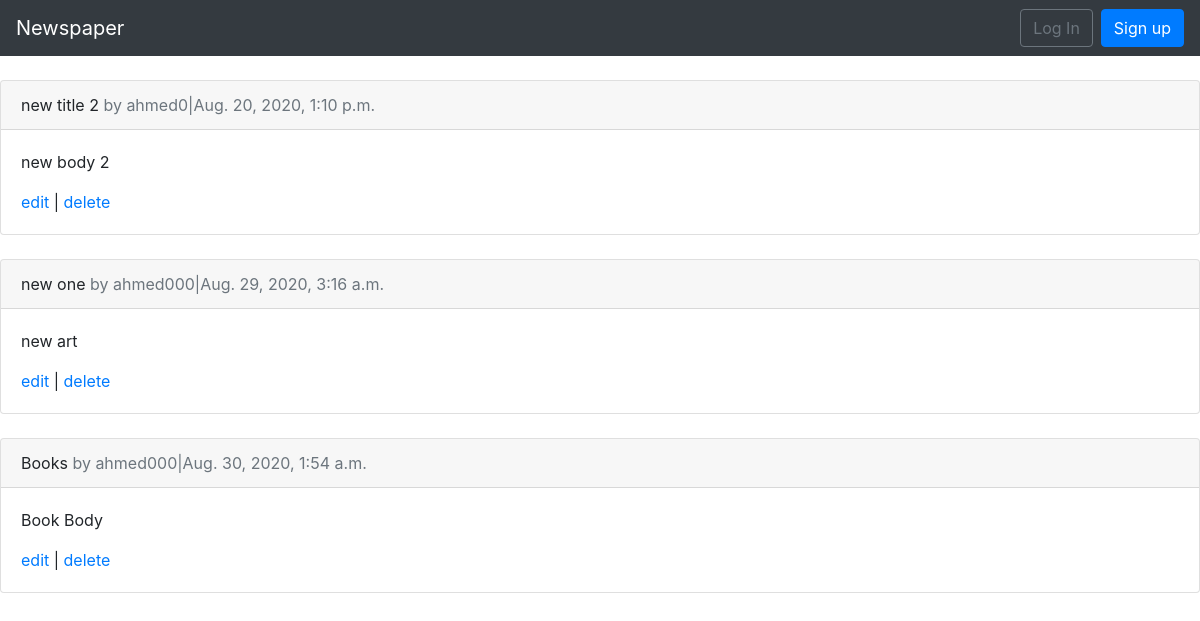
The app's page /articles/ with its own data.
### articles/models.py (models this page shows, shortened)
class Article(models.Model):
    title=models.CharField(max_length=155)
    body=models.TextField()
    date =models.DateTimeField(auto_now_add=True)
    auther=models.ForeignKey(get_user_model(), on_delete=models.CASCADE)

### users/models.py (models this page shows)
class CustomUser(AbstractUser):
    age =models.PositiveIntegerField(null =True ,blank=True)

### articles/views.py (the view)
class ArticleListView(ListView):
    model =Article
    template_name="article_list.html"

### templates/article_list.html (shortened to what this page needs)
{% extends 'base.html' %}
{% block content %}
{% for article in object_list %}
<div class="card">
<div class="card-header">
<span class="front-weight-bold">{{article.title}}</span>
<span class="text-muted">by {{article.auther}}|{{article.date}}</span>
</div>
<div class="card-body">
<p>{{article.body}}</p>
<a href={% url 'article_edit' article.pk %}>edit</a> |
<a href={% url 'article_delete' article.pk %}>delete</a>
</div>
</div>
<br>
{% endfor %}
{% endblock content %}

### templates/base.html (shortened to what this page needs)
<!DOCTYPE html>
<html lang="en">
<head>
    <link rel="stylesheet" href="https://stackpath.bootstrapcdn.com/bootstrap/4.1.3/css/bootstrap.min.css">
</head>
<body>
    <nav class="navbar navbar-expand-md navbar-dark bg-dark mb-4">
      <a class="navbar-brand" href="{% url 'home' %}">Newspaper</a>
      <div class="collapse navbar-collapse" id="navbarCollapse">
        {% if user.is_authenticated %}
          <ul class="navbar-nav ml-auto">
            <li class="nav-item">
              <a class="nav-link dropdown-toggle" href="#" id="userMenu" data-toggle="dropdown" aria-haspopup="true" aria-expanded="false">
                {{ user.username }}
              </a>
              <div class="dropdown-menu dropdown-menu-right" aria-labelledby="userMenu">
                <a class="dropdown-item" href="{% url 'password_change'%}">Change password</a>
                <div class="dropdown-divider"></div>
                <a class="dropdown-item" href="{% url 'logout' %}">
                Log Out</a>
              </div>
            </li>
          </ul>
        {% else %}
          <form class="form-inline ml-auto">
            <a href="{% url 'login' %}" class="btn btn-outline-secondary">
            Log In</a>
            <a href="{% url 'signup' %}" class="btn btn-primary ml-2">
            Sign up</a>
          </form>
        {% endif %}
      </div>
    </nav>
    <div>
        {% block content %}
        {% endblock content %}
    </div>
</body>
</html>

### records on screen
Article: title "new title 2", auther "ahmed0", date "Aug. 20, 2020, 1:10 p.m.", body "new body 2"
Article: title "new one", auther "ahmed000", date "Aug. 29, 2020, 3:16 a.m.", body "new art"
Article: title "Books", auther "ahmed000", date "Aug. 30, 2020, 1:54 a.m.", body "Book Body"
